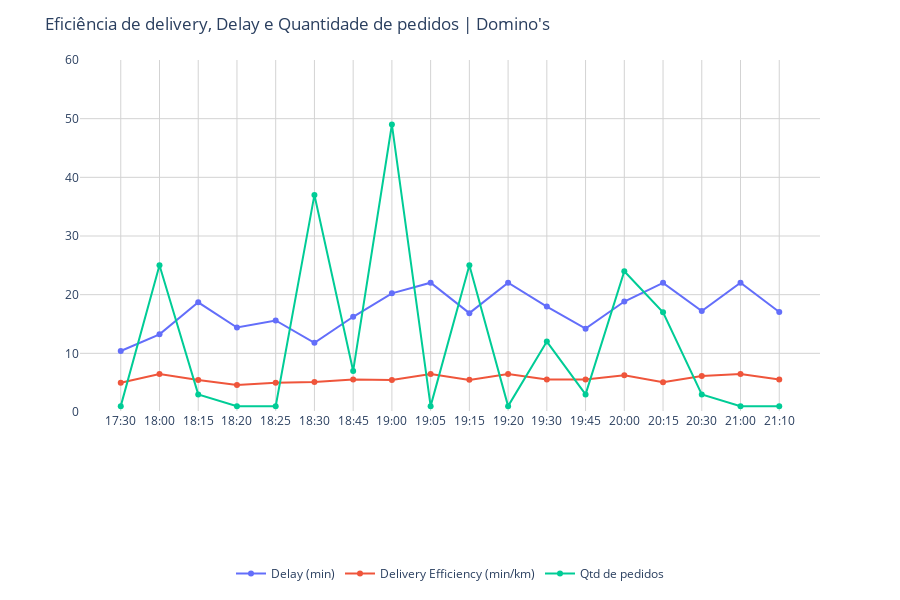

Notebook code cell kept with this figure:
### Markdown cell above
### Gráfico de linhas eficiência + delay

### Code cell
def grafico_linhas(restaurante):

    df_tmp = df_pizza[df_pizza['Restaurant Name'] == restaurante]
    qtd_pedidos = df_tmp[['Order Hour']].value_counts().reset_index(name='value').assign(variable='Qtd de pedidos')
    eficiencia = df_tmp.groupby(['Order Hour'])['Delivery Efficiency (min/km)'].mean().reset_index(name='value').assign(variable='Delivery Efficiency (min/km)')
    delay = df_tmp.groupby(['Order Hour'])['Delay (min)'].mean().reset_index(name='value').assign(variable='Delay (min)')
    df_plot_raw = pd.concat([eficiencia, delay, qtd_pedidos])

    # Obter todos os valores únicos
    # all_restaurants = df_plot_raw['Restaurant Name'].unique()
    all_hours = sorted(df_tmp['Order Hour'].unique())
    all_variables = df_plot_raw['variable'].unique()

    # Criar produto cartesiano
    full_grid = (
        pd.MultiIndex.from_product(
            [all_hours, all_variables],
            names=['Order Hour', 'variable']
        )
        .to_frame(index=False)
    )

    df_plot = full_grid.merge(df_plot_raw, on=['Order Hour', 'variable'], how='left')

    # Garantir que Order Hour é categórico ordenado
    df_plot['Order Hour'] = pd.Categorical(df_plot['Order Hour'], categories=all_hours, ordered=True)

    # Ordenar corretamente
    df_plot = df_plot.sort_values(['variable', 'Order Hour'])

    # Criar o gráfico
    fig = px.line(
        df_plot,
        x='Order Hour',
        y='value',
        markers=True,
        color = 'variable'
    )

    fig.update_yaxes(range=[0, 60], title = '', showgrid=True, gridcolor='lightgray')
    fig.update_xaxes(title = '', showgrid=True, gridcolor='lightgray')

    fig.update_traces(connectgaps=True)
    fig.for_each_annotation(lambda a: a.update(text=a.text.split("=")[-1]))

    fig.update_layout(
        legend=dict(orientation="h",
                    yanchor="bottom",
                    y=-0.5,
                    xanchor="center",
                    x=0.5,
                    title = ''),
        height = 600,
        plot_bgcolor = 'white',
        title = f"Eficiência de delivery, Delay e Quantidade de pedidos | {restaurante}")

    fig.show()

grafico_linhas(restaurante = "Domino's")

### Figure 1 — Plotly figure (JSON) as saved in the notebook; plotly's stock layout.template omitted (floating-point values rounded to 4 significant figures)
{"data": [{"connectgaps": true, "hovertemplate": "variable=Delay (min)<br>Order Hour=%{x}<br>value=%{y}<extra></extra>", "legendgroup": "Delay (min)", "line": {"color": "#636efa", "dash": "solid"}, "marker": {"symbol": "circle"}, "mode": "lines+markers", "name": "Delay (min)", "orientation": "v", "showlegend": true, "type": "scatter", "x": ["17:30", "18:00", "18:15", "18:20", "18:25", "18:30", "18:45", "19:00", "19:05", "19:15", "19:20", "19:30", "19:45", "20:00", "20:15", "20:30", "21:00", "21:10"], "xaxis": "x", "y": [10.4, 13.23, 18.69, 14.4, 15.6, 11.79, 16.23, 20.22, 22.04, 16.85, 22.04, 17.97, 14.2, 18.84, 22.01, 17.2, 22.04, 17.04], "yaxis": "y"}, {"connectgaps": true, "hovertemplate": "variable=Delivery Efficiency (min/km)<br>Order Hour=%{x}<br>value=%{y}<extra></extra>", "legendgroup": "Delivery Efficiency (min/km)", "line": {"color": "#EF553B", "dash": "solid"}, "marker": {"symbol": "circle"}, "mode": "lines+markers", "name": "Delivery Efficiency (min/km)", "orientation": "v", "showlegend": true, "type": "scatter", "x": ["17:30", "18:00", "18:15", "18:20", "18:25", "18:30", "18:45", "19:00", "19:05", "19:15", "19:20", "19:30", "19:45", "20:00", "20:15", "20:30", "21:00", "21:10"], "xaxis": "x", "y": [5, 6.48, 5.45, 4.615, 5, 5.129, 5.541, 5.466, 6.481, 5.477, 6.481, 5.533, 5.556, 6.265, 5.053, 6.152, 6.481, 5.556], "yaxis": "y"}, {"connectgaps": true, "hovertemplate": "variable=Qtd de pedidos<br>Order Hour=%{x}<br>value=%{y}<extra></extra>", "legendgroup": "Qtd de pedidos", "line": {"color": "#00cc96", "dash": "solid"}, "marker": {"symbol": "circle"}, "mode": "lines+markers", "name": "Qtd de pedidos", "orientation": "v", "showlegend": true, "type": "scatter", "x": ["17:30", "18:00", "18:15", "18:20", "18:25", "18:30", "18:45", "19:00", "19:05", "19:15", "19:20", "19:30", "19:45", "20:00", "20:15", "20:30", "21:00", "21:10"], "xaxis": "x", "y": [1, 25, 3, 1, 1, 37, 7, 49, 1, 25, 1, 12, 3, 24, 17, 3, 1, 1], "yaxis": "y"}], "layout": {"height": 600, "legend": {"orientation": "h", "title": {"text": ""}, "tracegroupgap": 0, "x": 0.5, "xanchor": "center", "y": -0.5, "yanchor": "bottom"}, "margin": {"t": 60}, "plot_bgcolor": "white", "title": {"text": "Eficiência de delivery, Delay e Quantidade de pedidos | Domino's"}, "xaxis": {"anchor": "y", "domain": [0, 1], "gridcolor": "lightgray", "showgrid": true, "title": {"text": ""}}, "yaxis": {"anchor": "x", "domain": [0, 1], "gridcolor": "lightgray", "range": [0, 60], "showgrid": true, "title": {"text": ""}}}}
